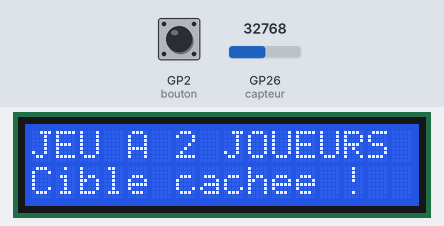
The program below on a simulated Raspberry Pi Pico running MicroPython. Parts: 16×2 character LCD. Inputs (shaded band) come from the test bench; at power-on: GP26 (capteur) = 32768, GP2 (bouton) HIGH (analog values on the 0–65535 scale). Random numbers come from a fixed seed; library files of the repository ran but are not shown: pico_i2c_lcd.py. At 17.7 s the program stops and its outputs stay as they are.

Above: at 1.2 s.
1.3 s: GP26 (capteur) set to 0
4.3 s: GP2 (bouton) pulled LOW for 1 s
At 5.7 s:
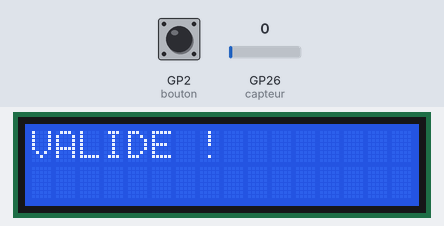
At 7.3 s:
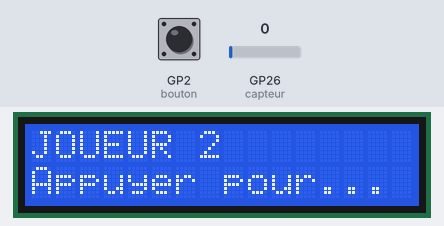
8.3 s: GP2 (bouton) pulled LOW for 0.3 s
At 9.8 s:
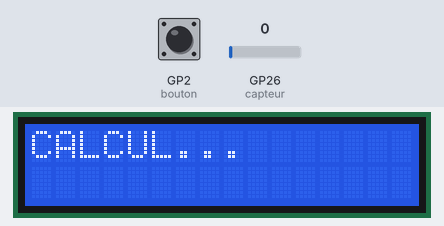
Timing chart, 0 to 11.3 s (numbered marks = the images above; inputs shaded):
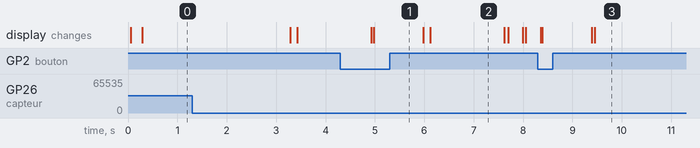

Measured:
- what the display in image 2 shows lasts 1.5 s, from 6.1 s to 7.6 s

The program:

lcd_main.py
```python
from machine import I2C, Pin, ADC
from pico_i2c_lcd import I2cLcd
import utime
import random

# --- CONFIGURATION ---
i2c = I2C(0, sda=Pin(4), scl=Pin(5), freq=100000)
lcd = I2cLcd(i2c, 0x27, 2, 16)
bouton = Pin(2, Pin.IN, Pin.PULL_UP)
capteur = ADC(26) # Ton potentiomètre/capteur

# --- FONCTIONS ---
def jouer_tour(nom_joueur):
    lcd.clear()
    lcd.putstr(nom_joueur)
    lcd.move_to(0, 1)
    lcd.putstr("Appuyer pour...")
    utime.sleep(1.5)

    # Boucle de réglage en temps réel
    while bouton.value() == 1:
        valeur_actuelle = int(capteur.read_u16() * 100 / 65535)
        lcd.clear()
        lcd.putstr("Reglage:")
        lcd.move_to(0, 1)
        lcd.putstr(str(valeur_actuelle) + " cm")
        utime.sleep(0.1) # Rafraîchissement rapide

    # Validation du clic
    lcd.clear()
    lcd.putstr("VALIDE !")
    utime.sleep(1)
    return int(capteur.read_u16() * 100 / 65535)

# --- JEU PRINCIPAL ---
CIBLE = random.randint(10, 80) # Distance secrète à atteindre

lcd.clear()
lcd.putstr("JEU A 2 JOUEURS")
lcd.move_to(0, 1)
lcd.putstr("Cible cachee !")
utime.sleep(3)

# Tour J1
val_j1 = jouer_tour("JOUEUR 1")

# Tour J2
val_j2 = jouer_tour("JOUEUR 2")

# CALCUL ET RÉSULTATS
lcd.clear()
lcd.putstr("CALCUL...")
utime.sleep(2)

diff_j1 = abs(val_j1 - CIBLE)
diff_j2 = abs(val_j2 - CIBLE)

# Affichage des scores
lcd.clear()
lcd.putstr("J1:" + str(val_j1) + "cm")
lcd.move_to(0, 1)
lcd.putstr("J2:" + str(val_j2) + "cm")
utime.sleep(4)

# Verdict
lcd.clear()
if diff_j1 < diff_j2:
    lcd.putstr("GAGNANT: J1 !")
elif diff_j2 < diff_j1:
    lcd.putstr("GAGNANT: J2 !")
else:
    lcd.putstr("EGALITE !")

# Affichage de la cible après le résultat
utime.sleep(2)
lcd.move_to(0, 1)
lcd.putstr("Cible etait:" + str(CIBLE))
```
